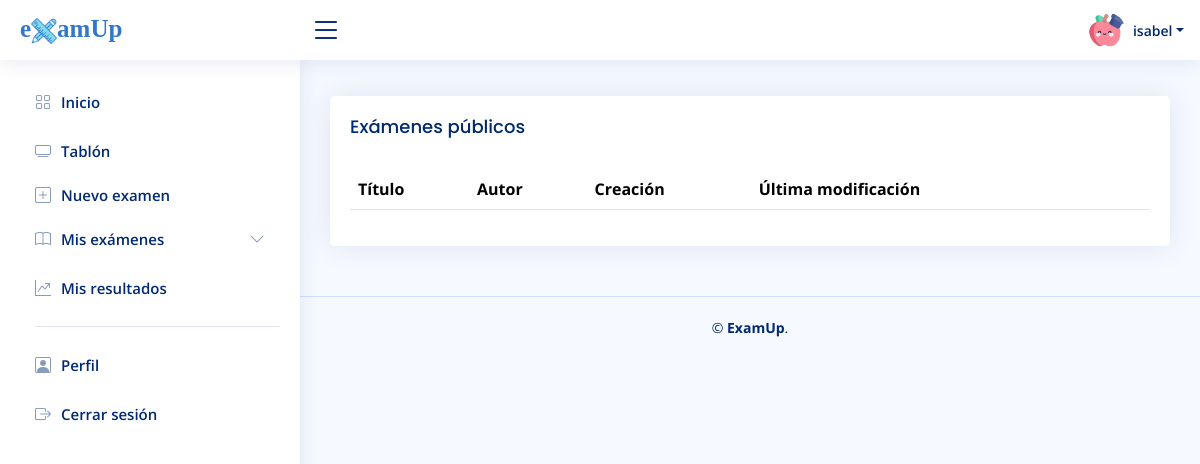
/app/main.php?exams=public (signed in), run on the app's committed database.
### tables this page shows
CREATE TABLE `translations` (
  `id_translation` int(255) NOT NULL,
  `component_name` varchar(255) NOT NULL,
  `es_ES` text NOT NULL,
  `en_EN` text NOT NULL
);

### app/main.php (the view, shortened to what this page needs)
<?php
    include "../conection/config.php";
    $consultaTrans = "SELECT * FROM translations";
    $resultadoTrans = $conection->query($consultaTrans);
?>
<!DOCTYPE html>
<html lang="en">
<head>
  <link href="assets/vendor/bootstrap/css/bootstrap.min.css" rel="stylesheet">
  <link href="assets/vendor/bootstrap-icons/bootstrap-icons.css" rel="stylesheet">
  <link href="assets/vendor/boxicons/css/boxicons.min.css" rel="stylesheet">
  <link href="assets/vendor/quill/quill.snow.css" rel="stylesheet">
  <link href="assets/vendor/quill/quill.bubble.css" rel="stylesheet">
  <link href="assets/vendor/remixicon/remixicon.css" rel="stylesheet">
  <link href="assets/vendor/simple-datatables/style.css" rel="stylesheet">
  <link href="assets/css/style.css" rel="stylesheet">
    <link rel="stylesheet" href="//code.jquery.com/ui/1.12.1/themes/base/jquery-ui.css">
</head>
<body>
  <header id="header" class="header fixed-top d-flex align-items-center">
    <div class="d-flex align-items-center justify-content-between">
      <a href="main.php" class="logo d-flex align-items-center">
        <span style="font-family:matisan; font-size:25px; color:#3278c8">e<img src="assets/img/logotipo2.png" style="width:20; height:20;margin:0px">amUp</span>
      </a>
      <i class="bi bi-list toggle-sidebar-btn"></i>
    </div>
    <nav class="header-nav ms-auto">
      <ul class="d-flex align-items-center">
        <li class="nav-item dropdown pe-3">
          <a class="nav-link nav-profile d-flex align-items-center pe-0" href="#" data-bs-toggle="dropdown">
            <img src="assets/img/profile2.png" alt="Profile" class="rounded-circle">
            <span class="d-none d-md-block dropdown-toggle ps-2"><?php echo ($_SESSION['username']) ?></span>
          </a>
        </li>
      </ul>
    </nav>
  </header>
  <aside id="sidebar" class="sidebar">
    <ul class="sidebar-nav" id="sidebar-nav">
      <li class="nav-item">
        <a class="nav-link collapsed" href="main.php">
          <i class="bi bi-grid"></i>
          <span id="sidebarHome">
              <?php foreach ($resultadoTrans as $traduccion) {
                    if ($traduccion['component_name'] === 'sidebarHome') {$contenido = $traduccion[$_SESSION['language']]; echo $contenido; break;}
                } ?>
            </span>
        </a>
      </li>
      <li class="nav-item">
        <a class="nav-link collapsed" href="main.php?exams=public">
          <i class="bi bi-tv"></i><span id="sidebarBoard"><?php foreach ($resultadoTrans as $traduccion) {
                    if ($traduccion['component_name'] === 'sidebarBoard') {$contenido = $traduccion[$_SESSION['language']]; echo $contenido; break;}
                    } ?></span>
        </a>
        <a class="nav-link collapsed" id="sidebarNew" href="main.php?exams=create">
          <i class="bi bi-plus-square"></i>
            <span>
                <?php foreach ($resultadoTrans as $traduccion) {
                    if ($traduccion['component_name'] === 'sidebarNew') {$contenido = $traduccion[$_SESSION['language']]; echo $contenido; break;}
                    } ?>
            </span>
        </a>
        <a class="nav-link collapsed" id="sidebarMyexams" data-bs-target="#components-nav" data-bs-toggle="collapse" href="#">
          <i class="bi bi-book"></i><span>
            <?php foreach ($resultadoTrans as $traduccion) {
                    if ($traduccion['component_name'] === 'sidebarMyexams') {$contenido = $traduccion[$_SESSION['language']]; echo $contenido; break;}
                    } ?>
            </span>
            <i class="bi bi-chevron-down ms-auto"></i>
        </a>
      </li>
      <li class="nav-item">
         <a class="nav-link collapsed" href="main.php?charts=table">
          <i class="bi bi-graph-up-arrow"></i>
             <span id="sidebarMyresults">
                 <?php foreach ($resultadoTrans as $traduccion) {
                    if ($traduccion['component_name'] === 'sidebarMyresults') {$contenido = $traduccion[$_SESSION['language']]; echo $contenido; break;}
                    } ?>
             </span>
        </a>
      </li>
      <li class="nav-heading"><hr></li>
      <li class="nav-item">
        <a class="nav-link collapsed" href="main.php?profile">
          <i class="bi bi-person-square"></i>
          <span id="sidebarProfile">
              <?php foreach ($resultadoTrans as $traduccion) {
                    if ($traduccion['component_name'] === 'sidebarProfile') {$contenido = $traduccion[$_SESSION['language']]; echo $contenido; break;}
                    } ?>
            </span>
        </a>
      </li>
      <li class="nav-item">
        <a class="nav-link collapsed" href="logout/logout.php">
          <i class="bi bi-box-arrow-right"></i>
          <span id="sidebarLogout">
              <?php foreach ($resultadoTrans as $traduccion) {
                    if ($traduccion['component_name'] === 'sidebarLogout') {$contenido = $traduccion[$_SESSION['language']]; echo $contenido; break;}
                    } ?>
            </span>
        </a>
      </li>
    </ul>
  </aside>
  <main id="main" class="main">
    <section class="section dashboard">
      <div class="row">
        <?php
            if (isset($_GET['exams'])) {
                $exams = $_GET['exams'];
                switch ($exams) {
                    case 'public':
                        include 'exams/public_exams.php';
                        break;
                }
            }
        ?>
      </div>
    </section>
  </main>
<?php
    if(!empty($_GET)) {
      echo '<footer id="footer" class="footer">
        <div class="copyright">
          &copy; <strong><span>ExamUp</span></strong>.
        </div>
      </footer> ';
    }
?>
</body>
</html>

### app/exams/public_exams.php (shortened to what this page needs)
<div class="col-lg-12">
  <div class="card">
    <div class="card-body">
      <h5 id="tablePublics" class="card-title">
        <?php foreach ($resultadoTrans as $traduccion) {
        if ($traduccion['component_name'] === 'tablePublics') {$contenido = $traduccion[$_SESSION['language']]; echo $contenido; break;}
        } ?>
        </h5>
      <table class="table table-hover">
        <thead>
          <tr>
            <th id="tableTitle"><?php foreach ($resultadoTrans as $traduccion) {
        if ($traduccion['component_name'] === 'tableTitle') {$contenido = $traduccion[$_SESSION['language']]; echo $contenido; break;}
        } ?></th>
            <th id="tableAutor"><?php foreach ($resultadoTrans as $traduccion) {
        if ($traduccion['component_name'] === 'tableAutor') {$contenido = $traduccion[$_SESSION['language']]; echo $contenido; break;}
        } ?></th>
            <th id="tableDateCreated" data-type="date" data-format="DD/MM/YYYY"><?php foreach ($resultadoTrans as $traduccion) {
        if ($traduccion['component_name'] === 'tableDateCreated') {$contenido = $traduccion[$_SESSION['language']]; echo $contenido; break;}
        } ?></th>
            <th id="tableDateUpdated" data-type="date" data-format="DD/MM/YYYY"><?php foreach ($resultadoTrans as $traduccion) {
        if ($traduccion['component_name'] === 'tableDateUpdated') {$contenido = $traduccion[$_SESSION['language']]; echo $contenido; break;}
        } ?></th>
            <th></th>
            <th></th>
          </tr>
        </thead>
      </table>
    </div>
  </div>
</div>

### app/assets/css/style.css (style rules this page uses)
:root { scroll-behavior: smooth; }
body { font-family: "Open Sans", sans-serif; background: #f6f9ff; color: #444444; }
a { color: #4154f1; text-decoration: none; }
h1, h2, h3, h4, h5, h6 { font-family: "Nunito", sans-serif; }
#main { margin-top: 60px; padding: 20px 30px; transition: all 0.3s; }
.card { margin-bottom: 30px; border: none; border-radius: 5px; box-shadow: 0px 0 30px rgba(1, 41, 112, 0.1); }
.card-title { padding: 20px 0 15px 0; font-size: 18px; font-weight: 500; color: #012970; font-family: "Poppins", sans-serif; }
.card-body { padding: 0 20px 20px 20px; }
.logo { line-height: 1; }
@media (min-width: 1200px) { .logo { width: 280px; } }
.logo img { max-height: 26px; margin-right: 6px; }
.logo span { font-size: 26px; font-weight: 700; color: #012970; font-family: "Nunito", sans-serif; }
.header { transition: all 0.5s; z-index: 997; height: 60px; box-shadow: 0px 2px 20px rgba(1, 41, 112, 0.1); background-color: #fff; padding-left: 20px; }
.header .toggle-sidebar-btn { font-size: 32px; padding-left: 10px; cursor: pointer; color: #012970; }
.header-nav ul { list-style: none; }
.header-nav>ul { margin: 0; padding: 0; }
.header-nav .nav-profile { color: #012970; }
.header-nav .nav-profile img { max-height: 36px; }
.header-nav .nav-profile span { font-size: 14px; font-weight: 600; }
.sidebar { position: fixed; top: 60px; left: 0; bottom: 0; width: 300px; z-index: 996; transition: all 0.3s; padding: 20px; overflow-y: auto; scrollbar-width: thin; scrollbar-color: #aab7cf transparent; box-shadow: 0px 0px 20px rgba(1, 41, 112, 0.1); background-color: #fff; }
@media (min-width: 1200px) { #main, #footer { margin-left: 300px; } }
.sidebar-nav { padding: 0; margin: 0; list-style: none; }
.sidebar-nav li { padding: 0; margin: 0; list-style: none; }
.sidebar-nav .nav-item { margin-bottom: 5px; }
.sidebar-nav .nav-heading { font-size: 11px; text-transform: uppercase; color: #899bbd; font-weight: 600; margin: 10px 0 5px 15px; }
.sidebar-nav .nav-link { display: flex; align-items: center; font-size: 15px; font-weight: 600; color: #4154f1; transition: 0.3; background: #f6f9ff; padding: 10px 15px; border-radius: 4px; }
.sidebar-nav .nav-link i { font-size: 16px; margin-right: 10px; color: #4154f1; }
.sidebar-nav .nav-link.collapsed { color: #012970; background: #fff; }
.sidebar-nav .nav-link.collapsed i { color: #899bbd; }
.sidebar-nav .nav-link .bi-chevron-down { margin-right: 0; transition: transform 0.2s ease-in-out; }
.footer { padding: 20px 0; font-size: 14px; transition: all 0.3s; border-top: 1px solid #cddfff; }
.footer .copyright { text-align: center; color: #012970; }

### data on the page
translations: es_ES "Inicio"
translations: es_ES "Tablón"
translations: es_ES "Nuevo examen"
translations: es_ES "Mis exámenes"
translations: es_ES "Mis resultados"
translations: es_ES "Perfil"
translations: es_ES "Cerrar sesión"
translations: es_ES "Exámenes públicos"
translations: es_ES "Título"
translations: es_ES "Autor"
translations: es_ES "Creación"
translations: es_ES "Última modificación"

### other printed values
$_SESSION['username'] "isabel"
